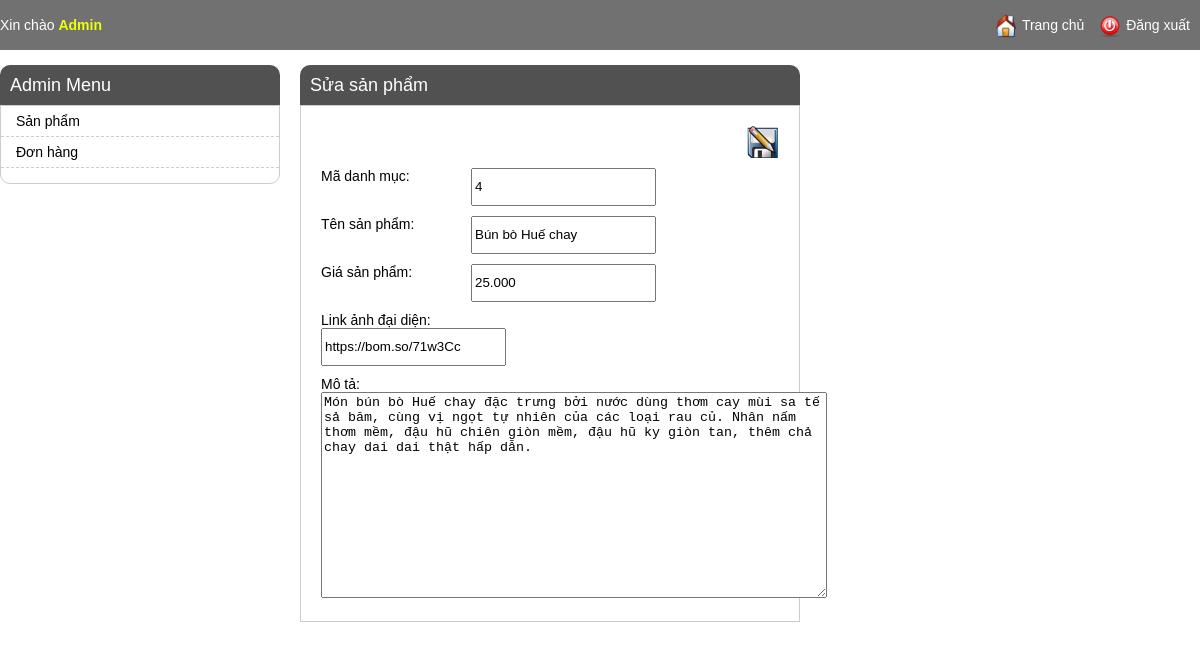
The app's page /AppFood/admin/product_editing.php?id=13 (signed in) with its own data.
### tables this page shows
CREATE TABLE `mon` (
  `id` int(10) NOT NULL,
  `madanhmuc` int(10) NOT NULL,
  `tenmon` varchar(100) NOT NULL,
  `hinhmon` varchar(255) NOT NULL,
  `gia` double NOT NULL,
  `mota` varchar(1000) NOT NULL
);

### AppFood/admin/product_editing.php (the view, shortened to what this page needs)
<?php
include 'header.php';
if (!empty($_SESSION['current_user'])) {
    ?>
    <div class="main-content">
    <h1><?= !empty($_GET['id']) ? ((!empty($_GET['task']) )? : "Sửa sản phẩm") : "Thêm sản phẩm" ?></h1>
        <div id="content-box">
            <?php
            if (isset($_GET['action']) && ($_GET['action'] == 'add' || $_GET['action'] == 'edit')) {
                if (isset($_POST['tenmon']) && !empty($_POST['tenmon']) && isset($_POST['gia']) && !empty($_POST['gia'])) {
                    if (empty($_POST['tenmon'])) {
                        $error = "Bạn phải nhập tên sản phẩm";
                    } elseif (empty($_POST['gia'])) {
                        $error = "Bạn phải nhập giá sản phẩm";
                    } elseif (!empty($_POST['gia']) && is_numeric(str_replace('.', '', $_POST['gia'])) == false) {
                        $error = "Giá nhập không hợp lệ";
                    }
                    if (isset($_POST['hinhmon']) && !empty($_POST['hinhmon']['tenmon'][0])) {
                        if (!empty($result['errors'])) {
                            $error = $result['errors'];
                        } else {
                            $image = $result['path'];
                        }
                    }
                    if (!isset($image) && !empty($_POST['hinhmon'])) {
                        $image = $_POST['hinhmon'];
                    }
                    if (!isset($error)) {
                        if ($_GET['action'] == 'edit' && !empty($_GET['id'])) {
                            $result = mysqli_query($con, "UPDATE `mon` SET `madanhmuc` = '" .$_POST['madanhmuc']. "',`tenmon` =  '" . $_POST['tenmon'] . "',  `hinhmon` =  '" . $_POST['hinhmon'] . "', `gia` ='". $_POST['gia'] ."' WHERE `id` = '". $_GET['id'] ."'             " );
                        } else {
                            $result = mysqli_query($con, "INSERT INTO `mon`( `madanhmuc`, `tenmon`, `hinhmon`, `gia`, `mota`) VALUES ('" . $_POST['madanhmuc'] . "','" . $_POST['tenmon'] . "','". $_POST['hinhmon']."','". $_POST['gia']."','".$_POST['mota']."')");
                        }
                        if (!$result) {
                            $error = "Có lỗi xảy ra trong quá trình thực hiện.";
                        }
                    }
                } else {
                    $error = "Bạn chưa nhập thông tin sản phẩm.";
                }
                ?>
                <div class = "container">
                    <div class = "error"><?= isset($error) ? $error : "Cập nhật thành công" ?></div>
                    <a href = "product_listing.php">Quay lại danh sách sản phẩm</a>
                </div>
                <?php
            } else {
                if (!empty($_GET['id'])) {
                    $result = mysqli_query($con, "SELECT * FROM `mon` WHERE `id` = " . $_GET['id']);
                    $product = $result->fetch_assoc();
                }
                ?>
                <form id="product-form" method="POST" action="<?= (!empty($product) && !isset($_GET['task'])) ? "?action=edit&id=" . $_GET['id'] : "?action=add" ?>"  enctype="multipart/form-data">
                    <input type="submit" title="Lưu sản phẩm" value="" />
                    <div class="wrap-field">
                        <label>Mã danh mục: </label>
                        <input type="text" name="madanhmuc" value="<?= (!empty($product) ? $product['madanhmuc'] : "") ?>" />
                    </div>
                    <div class="wrap-field">
                        <label>Tên sản phẩm: </label>
                        <input type="text" name="tenmon" value="<?= (!empty($product) ? $product['tenmon'] : "") ?>" />
                    </div>
                    <div class="wrap-field">
                        <label>Giá sản phẩm: </label>
                        <input type="text" name="gia" value="<?= (!empty($product) ? number_format($product['gia'], 0, ",", ".") : "") ?>" />
                    </div>
                    <div class="wrap-field">
                        <label>Link ảnh đại diện: </label>
                        <div class="right-wrap-field">
                        <input type="text" name="hinhmon" value="<?= (!empty($product) ? $product['hinhmon'] : "") ?>" />
                        </div>
                        <div class="wrap-field">
                        <label>Mô tả: </label>
                        <textarea name="mota" id="product-content"><?= (!empty($product) ? $product['mota'] : "") ?></textarea>
                    </div>
                    </div>
        <?php } ?>
                    </div>
        <?php } ?>
        </div>
    </div>

### AppFood/css/admin_style.css (style rules this page uses)
body { font-family: arial; padding: 0; margin: 0; font-size: 14px; }
h1 { text-align: center; }
.main-content { float: left; width: 500px; margin-left: 20px; }
.main-content h1 { margin: 0; text-align: left; background: #525151; color: #fff; font-size: 18px; font-weight: normal; line-height: 40px; border-radius: 10px 10px 0 0; padding: 0 10px; }
#content-box { border: 1px solid #ccc; padding: 20px; }
#product-form label { width: 150px; display: inline-block; float: left; }
#product-form input { margin-bottom: 10px; line-height: 32px; float: left; }
#product-form textarea { width: 500px; height: 200px; }
#product-form input[type=submit] { float: right; background: url('../images/save.png') center center no-repeat; background-size: 32px 32px; height: 32px; width: 32px; border: 0; cursor: pointer; }
.right-wrap-field { float: left; width: 75% }
.right-wrap-field input { float: none; }

### records on screen
mon: madanhmuc "4", tenmon "Bún bò Huế chay", gia "25.000", hinhmon "https://bom.so/71w3Cc", mota "Món bún bò Huế chay đặc trưng bởi nước dùng thơm cay mùi sa tế sả băm, cùng vị ngọt tự nhiên của các loại rau củ. Nhân nấm thơm mềm, đậu hũ chiên giòn mềm, đậu hũ ky giòn tan, thêm chả chay dai dai thật hấp dẫn."
